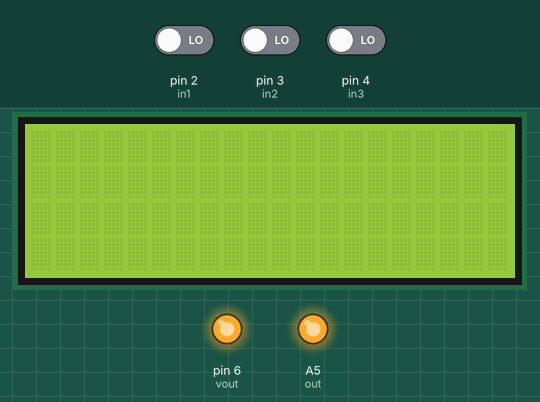
A sketch run on a simulated Arduino Uno, built with avr-gcc and run on an emulated ATmega328P. Shown: 20×4 character LCD, output pins drawn as LEDs (lit = HIGH). Inputs (shaded band) come from the test bench; at power-on: pin 2 (in1) LOW, pin 3 (in2) LOW, pin 4 (in3) LOW. What the sketch prints to the serial monitor is not drawn.

Above: at 1.2 s.
1.3 s: pin 2 (in1) driven HIGH
At 2.3 s:
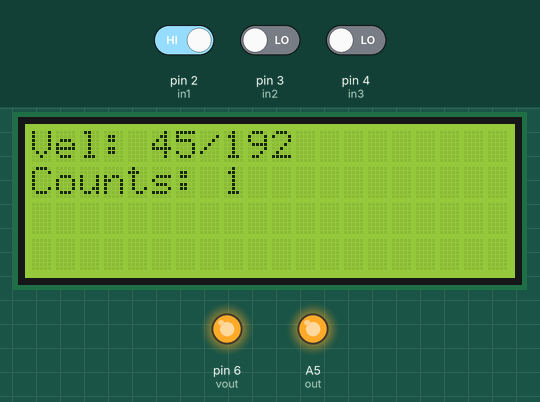
2.8 s: pin 3 (in2) driven HIGH
At 3.4 s:
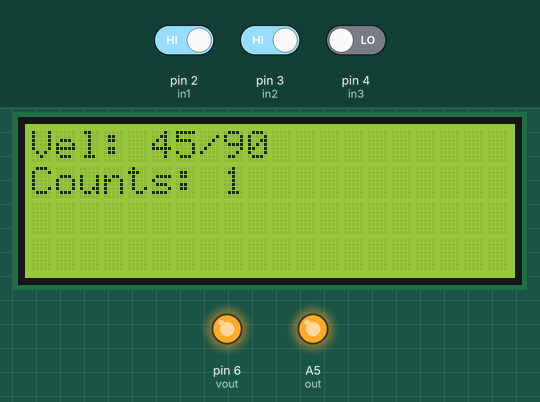
4.3 s: pin 4 (in3) driven HIGH
At 5.5 s:
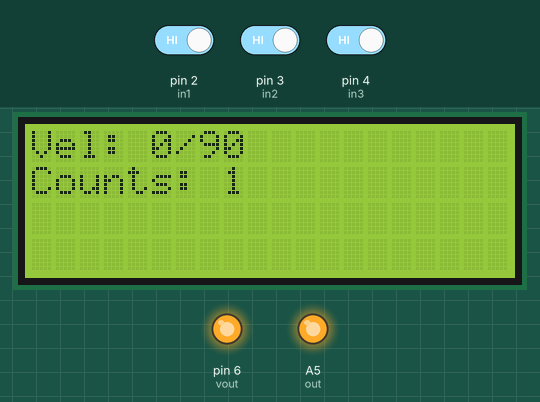
5.8 s: pin 4 (in3) driven LOW
At 7.0 s:
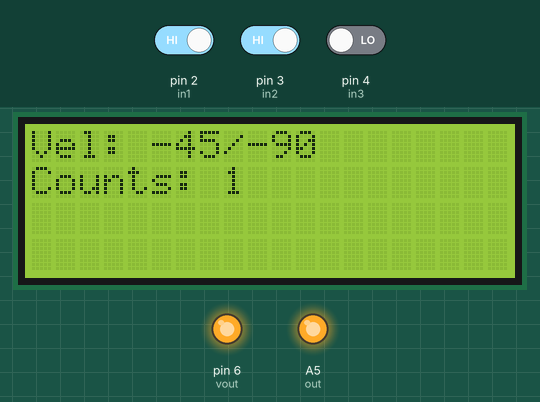
7.3 s: pin 3 (in2) driven LOW
At 8.1 s:
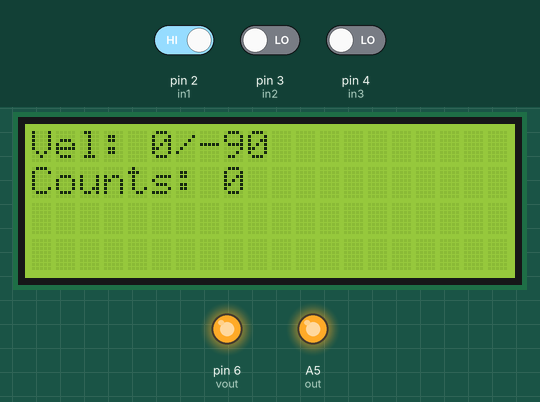
8.8 s: pin 2 (in1) driven LOW
At 9.3 s:
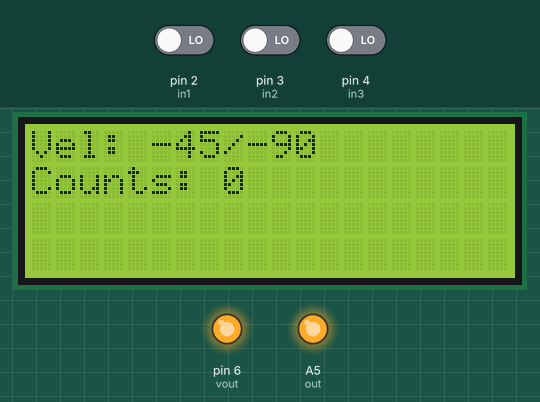
Timing chart, 0 to 11.3 s (numbered marks = the images above; inputs shaded):
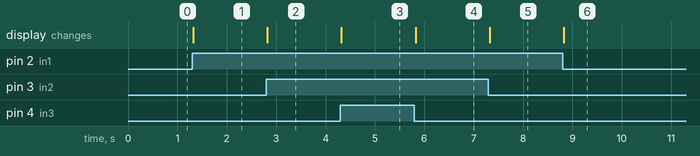

The sketch:

actuators_cw.ino
```cpp
#include <LiquidCrystal_I2C.h>

#define out A5
#define in1 2
#define in2 3
#define in3 4
#define vout 6
#define TIMER_HZ 1250
LiquidCrystal_I2C lcd(0x20, 20, 4);

int t = 5;
int values[8] = {5, 6, 4, 3, 8, 7, 1, 2};
int last_position = -1;
int last_val = -1;
int last_pulse = 0;
int vel_pc = 0;
int vel_pt = 0;
int pulse_ = 0;
int pulse_n = 0;
int pulse_iter = 0;
int timer1_counter;
int counts = 0;
int last_time = 0;
int direction = 0;

void setup() {
  pinMode(out, OUTPUT);
  pinMode(vout, OUTPUT);
  pinMode(in1, INPUT);
  pinMode(in2, INPUT);
  pinMode(in3, INPUT);
  lcd.init();
  lcd.backlight();
  lcd.setCursor(3, 1);
  Serial.begin(9600);
  analogWrite (out, 500);
  analogWrite (vout, 255);

  noInterrupts();
  TCCR1A = 0;
  TCCR1B = 0;

  timer1_counter = 65486;
  Serial.println("timer");
  Serial.println(timer1_counter);
  TCNT1 = timer1_counter;
  TCCR1B |= (1 << CS12);    // 256 prescaler
  TIMSK1 |= (1 << TOIE1);   // enable timer overflow interrupt
  interrupts();             // enable all interrupts
}

ISR(TIMER1_OVF_vect)        // interrupt service routine
{
  TCNT1 = timer1_counter;   // preload timer
  pulse_n += pulse_;
  pulse_ = 0;
  pulse_iter += 1;
  if (pulse_iter % TIMER_HZ == 0) {
    vel_pc = 360.0/8 * pulse_n;
    pulse_n = 0;
    pulse_iter = 0;
  }
}

void loop() {
  int led1 = digitalRead(in1);
  int led2 = digitalRead(in2);
  int led3 = digitalRead(in3);

  int val= 4*led1+2*led2+1*led3;
  int position= (360/8*values[val]) % 360;

  if (last_position != position)
  {
    vel_pt = 360/8.0*TIMER_HZ / ( (pulse_iter - last_pulse + TIMER_HZ) % TIMER_HZ);
    //vel_pt = (pulse_iter - last_pulse + TIMER_HZ) % TIMER_HZ;
    direction = values[val] > last_val;
    if (values[val] == 1)
      direction = last_val == 8;
    if (values[val] == 8)
      direction = last_val != 1;
    direction = direction *2 -1;

    if (position == 0){
      counts += direction;
    }

    last_position = position;
    last_val = values[val];
    last_pulse = pulse_iter;
    pulse_ = 1;
    vel_pc = abs(vel_pc) * direction;
    vel_pt = vel_pt * direction;

    if (millis() - last_time > 1000 )
    {lcd.clear();
    lcd.setCursor(0, 0);
    lcd.print("Vel: ");
    lcd.print(vel_pc);
    lcd.print("/");
    lcd.print(vel_pt);
    lcd.setCursor(0, 1);
    lcd.print("Counts: ");
    lcd.print(counts);
    last_time = millis();
    }

    Serial.print(millis());
    Serial.print(",");
    Serial.print(position);
    Serial.print(",");
    Serial.print(vel_pc);
    Serial.print(",");
    Serial.print(vel_pt);
    Serial.print(",");
    Serial.print(counts);
    Serial.println();
    //delay(10);
  }

  //Serial.print(led1);
  //Serial.print(led2);
 // Serial.print(led3);


}
```

Measured:
- after the input at 1.3 s, the display: changes at once (image 1)
- after the input at 2.8 s, the display: changes at once (image 2)
- after the input at 4.3 s, the display: changes at once (image 3)
- after the input at 5.8 s, the display: changes at once (image 4)
- after the input at 7.3 s, the display: changes at once (image 5)
- after the input at 8.8 s, the display: changes at once (image 6)
